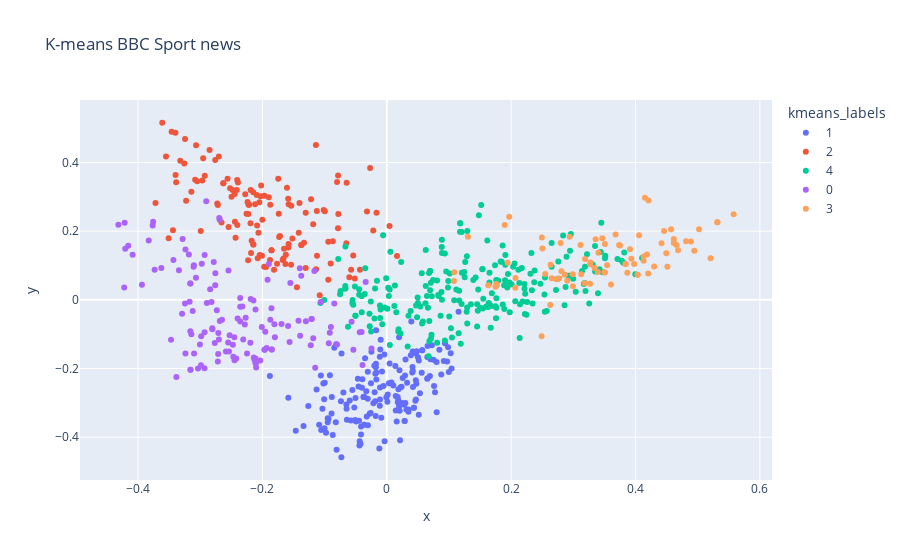

The notebook cell this image was saved under:
### Markdown cell above
### Text preprocessing, TF-IDF, K-means and visualization

### Code cell
import texthero as hero
import pandas as pd

df = pd.read_csv(
    "https://github.com/jbesomi/texthero/raw/master/dataset/bbcsport.csv"
)

df['tfidf'] = (
    df['text']
    .pipe(hero.clean)
    .pipe(hero.tfidf)
)

df['kmeans_labels'] = (
    df['tfidf']
    .pipe(hero.kmeans, n_clusters=5)
    .astype(str)
)

df['pca'] = (
    df['tfidf']
    .pipe(hero.pca)
)

fig = hero.scatterplot(df, 'pca', color='kmeans_labels', title="K-means BBC Sport news", return_figure=True)
fig.write_image("../github/scatterplot_bbcsport_kmeans.svg")

### Figure 1 — Plotly figure (JSON) as saved in the notebook; plotly's stock layout.template omitted (floating-point values rounded to 4 significant figures; data arrays with more than 128 entries replaced by an {"elided": "..."} marker saying what was removed)
{"data": [{"hovertemplate": "kmeans_labels=1<br>x=%{x}<br>y=%{y}<extra></extra>", "legendgroup": "1", "marker": {"color": "#636efa", "symbol": "circle"}, "mode": "markers", "name": "1", "showlegend": true, "type": "scatter", "x": {"elided": "168 float values"}, "xaxis": "x", "y": {"elided": "168 float values"}, "yaxis": "y"}, {"hovertemplate": "kmeans_labels=2<br>x=%{x}<br>y=%{y}<extra></extra>", "legendgroup": "2", "marker": {"color": "#EF553B", "symbol": "circle"}, "mode": "markers", "name": "2", "showlegend": true, "type": "scatter", "x": {"elided": "131 float values"}, "xaxis": "x", "y": {"elided": "131 float values"}, "yaxis": "y"}, {"hovertemplate": "kmeans_labels=4<br>x=%{x}<br>y=%{y}<extra></extra>", "legendgroup": "4", "marker": {"color": "#00cc96", "symbol": "circle"}, "mode": "markers", "name": "4", "showlegend": true, "type": "scatter", "x": {"elided": "226 float values"}, "xaxis": "x", "y": {"elided": "226 float values"}, "yaxis": "y"}, {"hovertemplate": "kmeans_labels=0<br>x=%{x}<br>y=%{y}<extra></extra>", "legendgroup": "0", "marker": {"color": "#ab63fa", "symbol": "circle"}, "mode": "markers", "name": "0", "showlegend": true, "type": "scatter", "x": {"elided": "132 float values"}, "xaxis": "x", "y": {"elided": "132 float values"}, "yaxis": "y"}, {"hovertemplate": "kmeans_labels=3<br>x=%{x}<br>y=%{y}<extra></extra>", "legendgroup": "3", "marker": {"color": "#FFA15A", "symbol": "circle"}, "mode": "markers", "name": "3", "showlegend": true, "type": "scatter", "x": [0.3977, 0.1762, 0.3115, 0.2796, 0.384, 0.3188, 0.384, 0.4208, 0.2494, 0.3402, 0.2863, 0.3184, 0.3543, 0.4129, 0.2652, 0.1305, 0.2547, 0.3508, 0.4683, 0.4891, 0.249, 0.3268, 0.4494, 0.4034, 0.4034, 0.3498, 0.4659, 0.3276, 0.4185, 0.4298, 0.3735, 0.4459, 0.3678, 0.4615, 0.4616, 0.4944, 0.2067, 0.294, 0.175, 0.1943, 0.3358, 0.4056, 0.281, 0.3868, 0.391, 0.4131, 0.5315, 0.5315, 0.207, 0.299, 0.1079, 0.2726, 0.3465, 0.2501, 0.3605, 0.3393, 0.3932, 0.2994, 0.3506, 0.1968, 0.2633, 0.1631, 0.1896, 0.4418, 0.5205, 0.4512, 0.4812, 0.2901, 0.5021, 0.3342, 0.375, 0.5577, 0.4152, 0.2773, 0.4572, 0.4203, 0.3126, 0.1086, 0.2628, 0.327], "xaxis": "x", "y": [0.1047, 0.04634, 0.1598, 0.1656, 0.1041, 0.1192, 0.1041, 0.2896, 0.1816, 0.1369, 0.07322, 0.04808, 0.1009, 0.1135, 0.06264, 0.1841, 0.07556, 0.07943, 0.1448, 0.1701, -0.1064, 0.04701, 0.1357, 0.07276, 0.07276, 0.08009, 0.16, 0.1089, 0.132, 0.09678, 0.16, 0.2007, 0.1904, 0.1775, 0.1656, 0.1429, 0.03502, 0.1836, 0.03794, 0.1079, 0.1765, 0.188, 0.08355, 0.07893, 0.1472, 0.1264, 0.2261, 0.2261, 0.06356, 0.0742, 0.05462, 0.06018, 0.1793, 0.1492, 0.04478, 0.08078, 0.12, 0.0393, 0.1623, 0.2423, 0.1023, 0.04259, 0.2177, 0.1646, 0.1208, 0.09629, 0.1708, 0.05527, 0.2055, 0.09261, 0.158, 0.2494, 0.2973, 0.06207, 0.2059, 0.07644, 0.07472, 0.08029, -0.01491, 0.104], "yaxis": "y"}], "layout": {"legend": {"title": {"text": "kmeans_labels"}, "tracegroupgap": 0}, "title": {"text": "K-means BBC Sport news"}, "xaxis": {"anchor": "y", "domain": [0, 1], "title": {"text": "x"}}, "yaxis": {"anchor": "x", "domain": [0, 1], "title": {"text": "y"}}}}
